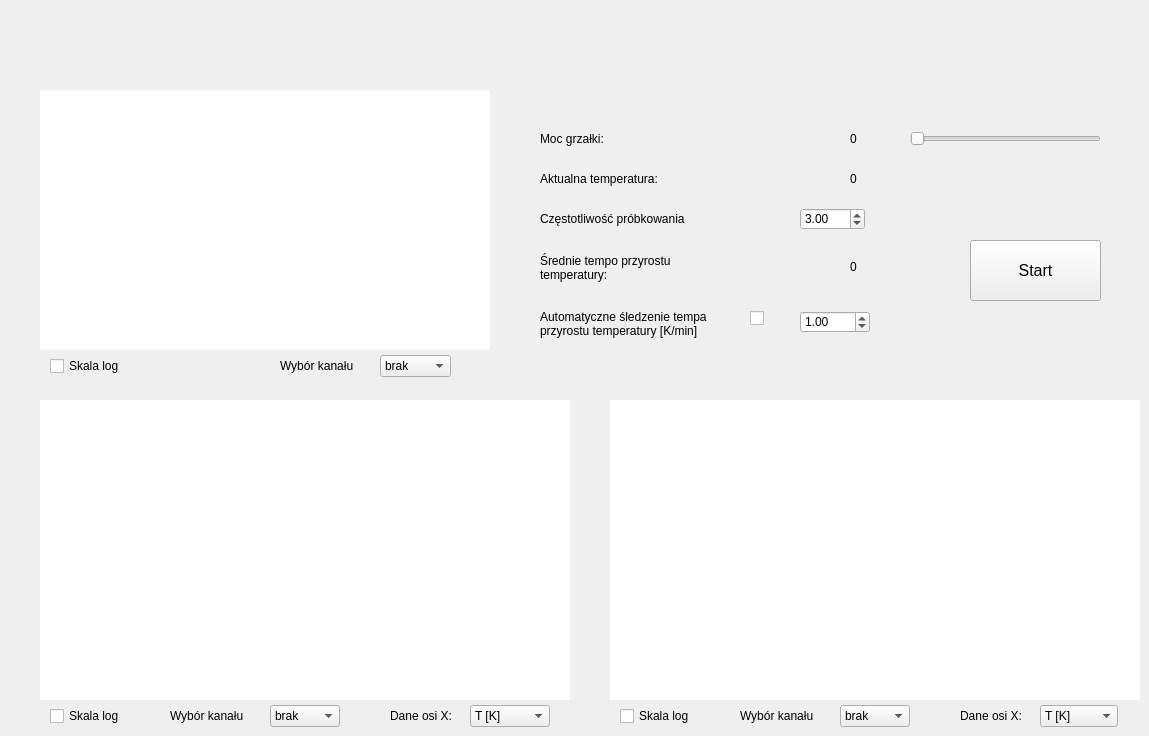
    <widget class="QWidget" name="page_pomiar_oporu">
     <widget class="QWidget" name="widget_temp" native="true">
      <property name="geometry">
       <rect>
        <x>40</x>
        <y>90</y>
        <width>450</width>
        <height>260</height>
       </rect>
      </property>
      <property name="styleSheet">
       <string notr="true">background-color: rgb(255, 255, 255);</string>
      </property>
     </widget>
     <widget class="QWidget" name="widget_probka1" native="true">
      <property name="geometry">
       <rect>
        <x>40</x>
        <y>400</y>
        <width>530</width>
        <height>300</height>
       </rect>
      </property>
      <property name="styleSheet">
       <string notr="true">background-color: rgb(255, 255, 255);</string>
      </property>
     </widget>
     <widget class="QWidget" name="widget_probka2" native="true">
      <property name="geometry">
       <rect>
        <x>610</x>
        <y>400</y>
        <width>530</width>
        <height>300</height>
       </rect>
      </property>
      <property name="styleSheet">
       <string notr="true">background-color: rgb(255, 255, 255);</string>
      </property>
     </widget>
     <widget class="QCheckBox" name="skala_temp">
      <property name="geometry">
       <rect>
        <x>50</x>
        <y>355</y>
        <width>141</width>
        <height>22</height>
       </rect>
      </property>
      <property name="font">
       <font>
        <pointsize>9</pointsize>
       </font>
      </property>
      <property name="text">
       <string>Skala log</string>
      </property>
     </widget>
     <widget class="QCheckBox" name="skala_probka1">
      <property name="geometry">
       <rect>
        <x>50</x>
        <y>705</y>
        <width>81</width>
        <height>22</height>
       </rect>
      </property>
      <property name="font">
       <font>
        <pointsize>9</pointsize>
       </font>
      </property>
      <property name="text">
       <string>Skala log</string>
      </property>
     </widget>
     <widget class="QCheckBox" name="skala_probka2">
      <property name="geometry">
       <rect>
        <x>620</x>
        <y>705</y>
        <width>91</width>
        <height>22</height>
       </rect>
      </property>
      <property name="font">
       <font>
        <pointsize>9</pointsize>
       </font>
      </property>
      <property name="text">
       <string>Skala log</string>
      </property>
     </widget>
     <widget class="QComboBox" name="comboBox_kanaly1">
      <property name="geometry">
       <rect>
        <x>270</x>
        <y>705</y>
        <width>70</width>
        <height>22</height>
       </rect>
      </property>
      <property name="font">
       <font>
        <pointsize>9</pointsize>
       </font>
      </property>
      <property name="currentText">
       <string>brak</string>
      </property>
      <item>
       <property name="text">
        <string>brak</string>
       </property>
      </item>
      <item>
       <property name="text">
        <string>Kanał 2</string>
       </property>
      </item>
      <item>
       <property name="text">
        <string>Kanał 3</string>
       </property>
      </item>
      <item>
       <property name="text">
        <string>Kanał 4</string>
       </property>
      </item>
      <item>
       <property name="text">
        <string>Kanał 5</string>
       </property>
      </item>
      <item>
       <property name="text">
        <string>Kanał 6</string>
       </property>
      </item>
      <item>
       <property name="text">
        <string>Kanał 7</string>
       </property>
      </item>
      <item>
       <property name="text">
        <string>Kanał 8</string>
       </property>
      </item>
      <item>
       <property name="text">
        <string>Kanał 9</string>
       </property>
      </item>
      <item>
       <property name="text">
        <string>Kanał 10</string>
       </property>
      </item>
      <item>
       <property name="text">
        <string>Kanał 11</string>
       </property>
      </item>
      <item>
       <property name="text">
        <string>Kanał 12</string>
       </property>
      </item>
      <item>
       <property name="text">
        <string>Kanał 13</string>
       </property>
      </item>
      <item>
       <property name="text">
        <string>Kanał 14</string>
       </property>
      </item>
      <item>
       <property name="text">
        <string>Kanał 15</string>
       </property>
      </item>
      <item>
       <property name="text">
        <string>Kanał 16</string>
       </property>
      </item>
      <item>
       <property name="text">
        <string>Kanał 17</string>
       </property>
      </item>
      <item>
       <property name="text">
        <string>Kanał 18</string>
       </property>
      </item>
      <item>
       <property name="text">
        <string>Kanał 19</string>
       </property>
      </item>
      <item>
       <property name="text">
        <string>Kanał 20</string>
       </property>
      </item>
     </widget>
     <widget class="QComboBox" name="comboBox_kanaly2">
      <property name="geometry">
       <rect>
        <x>840</x>
        <y>705</y>
        <width>70</width>
        <height>22</height>
       </rect>
      </property>
      <property name="font">
       <font>
        <pointsize>9</pointsize>
       </font>
      </property>
      <item>
       <property name="text">
        <string>brak</string>
       </property>
      </item>
      <item>
       <property name="text">
        <string>Kanał 2</string>
       </property>
      </item>
      <item>
       <property name="text">
        <string>Kanał 3</string>
       </property>
      </item>
      <item>
       <property name="text">
        <string>Kanał 4</string>
       </property>
      </item>
      <item>
       <property name="text">
        <string>Kanał 5</string>
       </property>
      </item>
      <item>
       <property name="text">
        <string>Kanał 6</string>
       </property>
      </item>
      <item>
       <property name="text">
        <string>Kanał 7</string>
       </property>
      </item>
      <item>
       <property name="text">
        <string>Kanał 8</string>
       </property>
      </item>
      <item>
       <property name="text">
        <string>Kanał 9</string>
       </property>
      </item>
      <item>
       <property name="text">
        <string>Kanał 10</string>
       </property>
      </item>
      <item>
       <property name="text">
        <string>Kanał 11</string>
       </property>
      </item>
      <item>
       <property name="text">
        <string>Kanał 12</string>
       </property>
      </item>
      <item>
       <property name="text">
        <string>Kanał 13</string>
       </property>
      </item>
      <item>
       <property name="text">
        <string>Kanał 14</string>
       </property>
      </item>
      <item>
       <property name="text">
        <string>Kanał 15</string>
       </property>
      </item>
      <item>
       <property name="text">
        <string>Kanał 16</string>
       </property>
      </item>
      <item>
       <property name="text">
        <string>Kanał 17</string>
       </property>
      </item>
      <item>
       <property name="text">
        <string>Kanał 18</string>
       </property>
      </item>
      <item>
       <property name="text">
        <string>Kanał 19</string>
       </property>
      </item>
      <item>
       <property name="text">
        <string>Kanał 20</string>
       </property>
      </item>
     </widget>
     <widget class="QLabel" name="label_wybor1">
      <property name="geometry">
       <rect>
        <x>170</x>
        <y>705</y>
        <width>91</width>
        <height>22</height>
       </rect>
      </property>
      <property name="font">
       <font>
        <pointsize>9</pointsize>
       </font>
      </property>
      <property name="text">
       <string>Wybór kanału</string>
      </property>
     </widget>
     <widget class="QLabel" name="label_wybor2">
      <property name="geometry">
       <rect>
        <x>740</x>
        <y>705</y>
        <width>101</width>
        <height>22</height>
       </rect>
      </property>
      <property name="font">
       <font>
        <pointsize>9</pointsize>
       </font>
      </property>
      <property name="text">
       <string>Wybór kanału</string>
      </property>
     </widget>
     <widget class="QLabel" name="label_danex1">
      <property name="geometry">
       <rect>
        <x>390</x>
        <y>705</y>
        <width>81</width>
        <height>22</height>
       </rect>
      </property>
      <property name="font">
       <font>
        <pointsize>9</pointsize>
       </font>
      </property>
      <property name="text">
       <string>Dane osi X:</string>
      </property>
     </widget>
     <widget class="QComboBox" name="comboBox_osx1">
      <property name="geometry">
       <rect>
        <x>470</x>
        <y>705</y>
        <width>80</width>
        <height>22</height>
       </rect>
      </property>
      <property name="font">
       <font>
        <pointsize>9</pointsize>
       </font>
      </property>
      <item>
       <property name="text">
        <string>T [K]</string>
       </property>
      </item>
      <item>
       <property name="text">
        <string>t [s]</string>
       </property>
      </item>
     </widget>
     <widget class="QLabel" name="label_danex2">
      <property name="geometry">
       <rect>
        <x>960</x>
        <y>705</y>
        <width>81</width>
        <height>22</height>
       </rect>
      </property>
      <property name="font">
       <font>
        <pointsize>9</pointsize>
       </font>
      </property>
      <property name="text">
       <string>Dane osi X:</string>
      </property>
     </widget>
     <widget class="QComboBox" name="comboBox_osx2">
      <property name="geometry">
       <rect>
        <x>1040</x>
        <y>705</y>
        <width>78</width>
        <height>22</height>
       </rect>
      </property>
      <property name="font">
       <font>
        <pointsize>9</pointsize>
       </font>
      </property>
      <item>
       <property name="text">
        <string>T [K]</string>
       </property>
      </item>
      <item>
       <property name="text">
        <string>t [s]</string>
       </property>
      </item>
     </widget>
     <widget class="QPushButton" name="pushButton_start">
      <property name="geometry">
       <rect>
        <x>970</x>
        <y>240</y>
        <width>131</width>
        <height>61</height>
       </rect>
      </property>
      <property name="font">
       <font>
        <pointsize>12</pointsize>
       </font>
      </property>
      <property name="text">
       <string>Start</string>
      </property>
     </widget>
     <widget class="QComboBox" name="comboBox_kanaly1_2">
      <property name="geometry">
       <rect>
        <x>380</x>
        <y>355</y>
        <width>71</width>
        <height>22</height>
       </rect>
      </property>
      <property name="font">
       <font>
        <pointsize>9</pointsize>
       </font>
      </property>
      <property name="currentText">
       <string>brak</string>
      </property>
      <item>
       <property name="text">
        <string>brak</string>
       </property>
      </item>
      <item>
       <property name="text">
        <string>Kanał 2</string>
       </property>
      </item>
      <item>
       <property name="text">
        <string>Kanał 3</string>
       </property>
      </item>
      <item>
       <property name="text">
        <string>Kanał 4</string>
       </property>
      </item>
      <item>
       <property name="text">
        <string>Kanał 5</string>
       </property>
      </item>
      <item>
       <property name="text">
        <string>Kanał 6</string>
       </property>
      </item>
      <item>
       <property name="text">
        <string>Kanał 7</string>
       </property>
      </item>
      <item>
       <property name="text">
        <string>Kanał 8</string>
       </property>
      </item>
      <item>
       <property name="text">
        <string>Kanał 9</string>
       </property>
      </item>
      <item>
       <property name="text">
        <string>Kanał 10</string>
       </property>
      </item>
      <item>
       <property name="text">
        <string>Kanał 11</string>
       </property>
      </item>
      <item>
       <property name="text">
        <string>Kanał 12</string>
       </property>
      </item>
      <item>
       <property name="text">
        <string>Kanał 13</string>
       </property>
      </item>
      <item>
       <property name="text">
        <string>Kanał 14</string>
       </property>
      </item>
      <item>
       <property name="text">
        <string>Kanał 15</string>
       </property>
      </item>
      <item>
       <property name="text">
        <string>Kanał 16</string>
       </property>
      </item>
      <item>
       <property name="text">
        <string>Kanał 17</string>
       </property>
      </item>
      <item>
       <property name="text">
        <string>Kanał 18</string>
       </property>
      </item>
      <item>
       <property name="text">
        <string>Kanał 19</string>
       </property>
      </item>
      <item>
       <property name="text">
        <string>Kanał 20</string>
       </property>
      </item>
     </widget>
     <widget class="QLabel" name="label_wybor1_2">
      <property name="geometry">
       <rect>
        <x>280</x>
        <y>355</y>
        <width>91</width>
        <height>22</height>
       </rect>
      </property>
      <property name="font">
       <font>
        <pointsize>9</pointsize>
       </font>
      </property>
      <property name="text">
       <string>Wybór kanału</string>
      </property>
     </widget>
     <widget class="QDoubleSpinBox" name="doubleSpinBox_czestotliowsc">
      <property name="geometry">
       <rect>
        <x>800</x>
        <y>208</y>
        <width>65</width>
        <height>22</height>
       </rect>
      </property>
      <property name="minimum">
       <double>1.000000000000000</double>
      </property>
      <property name="maximum">
       <double>300.000000000000000</double>
      </property>
      <property name="singleStep">
       <double>1.000000000000000</double>
      </property>
      <property name="value">
       <double>3.000000000000000</double>
      </property>
     </widget>
     <widget class="QLabel" name="label_automtyczne">
      <property name="geometry">
       <rect>
        <x>540</x>
        <y>306</y>
        <width>209</width>
        <height>36</height>
       </rect>
      </property>
      <property name="font">
       <font>
        <pointsize>9</pointsize>
        <stylestrategy>PreferDefault</stylestrategy>
       </font>
      </property>
      <property name="acceptDrops">
       <bool>false</bool>
      </property>
      <property name="autoFillBackground">
       <bool>false</bool>
      </property>
      <property name="text">
       <string>Automatyczne śledzenie tempa przyrostu temperatury [K/min]</string>
      </property>
      <property name="textFormat">
       <enum>Qt::AutoText</enum>
      </property>
      <property name="wordWrap">
       <bool>true</bool>
      </property>
     </widget>
     <widget class="QLabel" name="label_srednie_tempo">
      <property name="geometry">
       <rect>
        <x>850</x>
        <y>258</y>
        <width>16</width>
        <height>18</height>
       </rect>
      </property>
      <property name="font">
       <font>
        <pointsize>9</pointsize>
       </font>
      </property>
      <property name="text">
       <string>0</string>
      </property>
     </widget>
     <widget class="QLabel" name="label_czestotliwosc">
      <property name="geometry">
       <rect>
        <x>540</x>
        <y>210</y>
        <width>171</width>
        <height>18</height>
       </rect>
      </property>
      <property name="font">
       <font>
        <pointsize>9</pointsize>
        <stylestrategy>PreferDefault</stylestrategy>
       </font>
      </property>
      <property name="acceptDrops">
       <bool>false</bool>
      </property>
      <property name="autoFillBackground">
       <bool>false</bool>
      </property>
      <property name="text">
       <string>Częstotliwość próbkowania</string>
      </property>
      <property name="textFormat">
       <enum>Qt::AutoText</enum>
      </property>
      <property name="wordWrap">
       <bool>true</bool>
      </property>
     </widget>
     <widget class="QDoubleSpinBox" name="doubleSpinBox_sledzenie">
      <property name="geometry">
       <rect>
        <x>800</x>
        <y>311</y>
        <width>70</width>
        <height>22</height>
       </rect>
      </property>
      <property name="minimum">
       <double>-100.000000000000000</double>
      </property>
      <property name="maximum">
       <double>100.000000000000000</double>
      </property>
      <property name="value">
       <double>1.000000000000000</double>
      </property>
     </widget>
     <widget class="QLabel" name="label_aktualna_moc_wartosc">
      <property name="geometry">
       <rect>
        <x>850</x>
        <y>130</y>
        <width>16</width>
        <height>18</height>
       </rect>
      </property>
      <property name="font">
       <font>
        <pointsize>9</pointsize>
       </font>
      </property>
      <property name="text">
       <string>0</string>
      </property>
     </widget>
     <widget class="QLabel" name="label_aktualna_temp">
      <property name="geometry">
       <rect>
        <x>540</x>
        <y>170</y>
        <width>140</width>
        <height>18</height>
       </rect>
      </property>
      <property name="font">
       <font>
        <pointsize>9</pointsize>
       </font>
      </property>
      <property name="text">
       <string>Aktualna temperatura:</string>
      </property>
     </widget>
     <widget class="QLabel" name="label_tempo">
      <property name="geometry">
       <rect>
        <x>540</x>
        <y>250</y>
        <width>201</width>
        <height>36</height>
       </rect>
      </property>
      <property name="font">
       <font>
        <pointsize>9</pointsize>
        <stylestrategy>PreferDefault</stylestrategy>
       </font>
      </property>
      <property name="acceptDrops">
       <bool>false</bool>
      </property>
      <property name="autoFillBackground">
       <bool>false</bool>
      </property>
      <property name="text">
       <string>Średnie tempo przyrostu temperatury:</string>
      </property>
      <property name="textFormat">
       <enum>Qt::AutoText</enum>
      </property>
      <property name="wordWrap">
       <bool>true</bool>
      </property>
     </widget>
     <widget class="QLabel" name="label_aktualna_temp_wartosc">
      <property name="geometry">
       <rect>
        <x>850</x>
        <y>170</y>
        <width>16</width>
        <height>18</height>
       </rect>
      </property>
      <property name="font">
       <font>
        <pointsize>9</pointsize>
       </font>
      </property>
      <property name="text">
       <string>0</string>
      </property>
     </widget>
     <widget class="QLabel" name="label_aktualna_moc">
      <property name="geometry">
       <rect>
        <x>540</x>
        <y>130</y>
        <width>81</width>
        <height>18</height>
       </rect>
      </property>
      <property name="font">
       <font>
        <pointsize>9</pointsize>
       </font>
      </property>
      <property name="text">
       <string>Moc grzałki:</string>
      </property>
     </widget>
     <widget class="QCheckBox" name="checkBox_sledzenie">
      <property name="geometry">
       <rect>
        <x>750</x>
        <y>310</y>
        <width>16</width>
        <height>16</height>
       </rect>
      </property>
      <property name="text">
       <string/>
      </property>
     </widget>
     <widget class="QSlider" name="horizontalSlider">
      <property name="geometry">
       <rect>
        <x>910</x>
        <y>128</y>
        <width>191</width>
        <height>22</height>
       </rect>
      </property>
      <property name="orientation">
       <enum>Qt::Horizontal</enum>
      </property>
     </widget>
    </widget>
